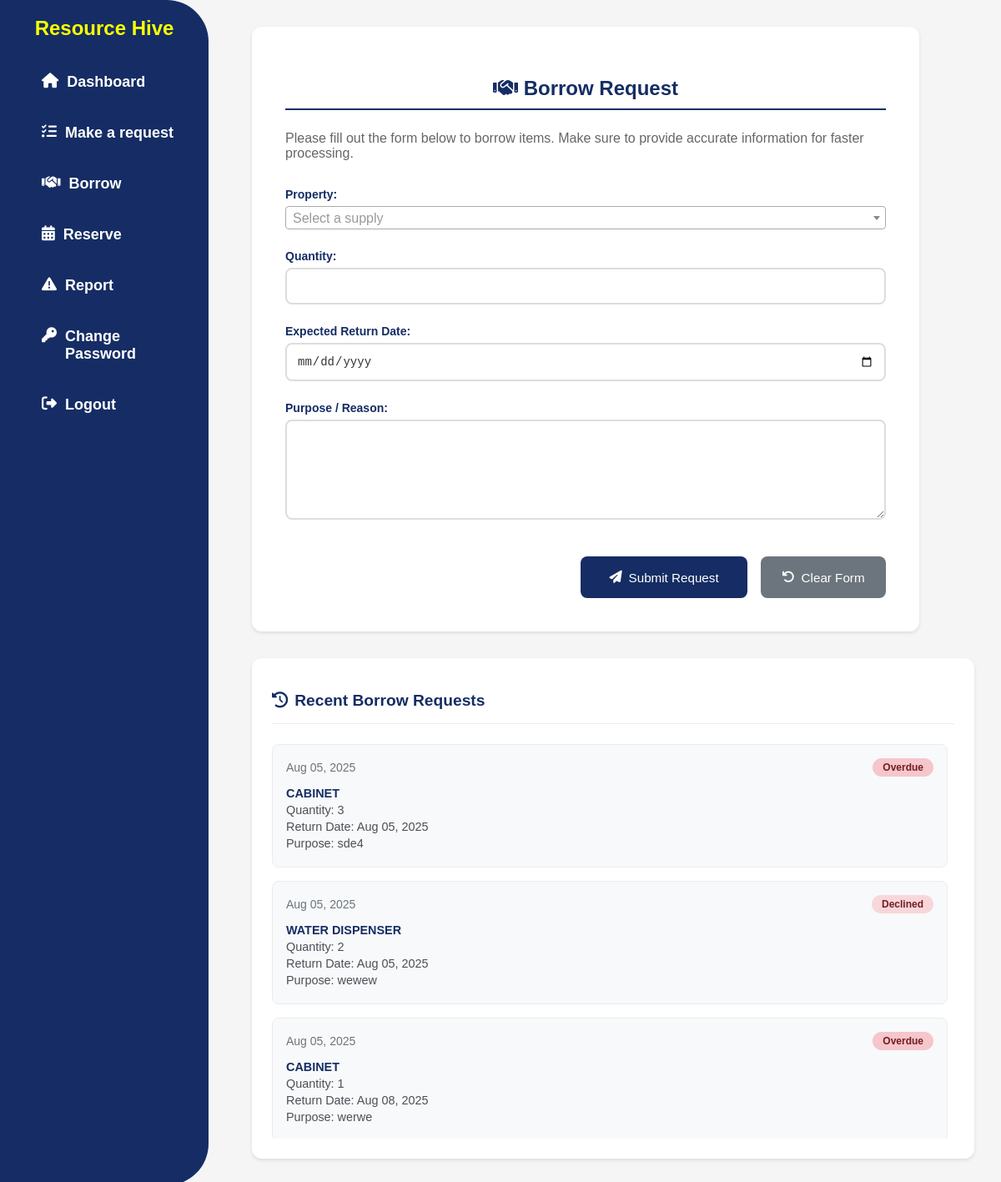
Screenshot of /userpanel/user_borrow/ (signed in) with the database file from the repository.
### app/models.py (models this page shows, shortened)
class BorrowRequest(models.Model):
    STATUS_CHOICES = [
        ('pending', 'Pending'),
        ('approved', 'Approved'),
        ('returned', 'Returned'),
        ('overdue', 'Overdue'),
        ('declined', 'Declined'),
    ]
    user = models.ForeignKey(User, on_delete=models.CASCADE)
    property = models.ForeignKey(Property, on_delete=models.CASCADE)
    quantity = models.PositiveIntegerField()
    status = models.CharField(max_length=20, choices=STATUS_CHOICES, default='pending')
    remarks = models.TextField(blank=True, null=True)
    borrow_date = models.DateTimeField(auto_now_add=True)
    return_date = models.DateField()
    actual_return_date = models.DateField(null=True, blank=True)
    purpose = models.TextField()

class Property(models.Model):
    CONDITION_CHOICES = [
        ('In good condition', 'In good condition'),
        ('Needing repair', 'Needing repair'),
        ('Unserviceable', 'Unserviceable'),
        ('Obsolete', 'Obsolete'),
        ('No longer needed', 'No longer needed'),
        ('Not used since purchased', 'Not used since purchased'),
    ]
    AVAILABILITY_CHOICES = [
        ('available', 'Available'),
        ('not_available', 'Not Available'),
    ]
    property_number = models.CharField(max_length=100, unique=True, null=True, blank=True)
    property_name = models.CharField(max_length=100)
    category = models.ForeignKey(PropertyCategory, on_delete=models.SET_NULL, null=True, blank=True)
    description = models.TextField(null=True, blank=True)
    barcode = models.CharField(max_length=150, unique=True, null=True, blank=True)
    unit_of_measure = models.CharField(max_length=50, null=True, blank=True)
    unit_value = models.DecimalField(
        max_digits=10, decimal_places=2,
        blank=True, null=True,
        validators=[MinValueValidator(0)]
    )
    overall_quantity = models.PositiveIntegerField(validators=[MinValueValidator(0)], default=0)
    quantity = models.PositiveIntegerField(validators=[MinValueValidator(0)], default=0)
    location = models.CharField(max_length=255, null=True, blank=True)
    condition = models.CharField(max_length=100, choices=CONDITION_CHOICES, default='In good condition')
    availability = models.CharField(max_length=20, choices=AVAILABILITY_CHOICES, default='available')
    is_archived = models.BooleanField(default=False)
    def __str__(self):
        if self.property_number:
            return f"{self.property_name} ({self.property_number})"
        return self.property_name

### userpanel/views.py (the view, shortened to what this page needs)
# urls.py: path('user_borrow/', UserBorrowView.as_view(), name='user_borrow'),
class UserBorrowView(PermissionRequiredMixin, TemplateView):
    template_name = 'userpanel/user_borrow.html'
    permission_required = 'app.view_user_module'
    def get(self, request):
        form = BorrowForm()
        recent_requests = BorrowRequest.objects.filter(user=request.user).order_by('-borrow_date')[:5]
        recent_requests_data = [{
            'id': req.id,
            'item': req.property.property_name,
            'quantity': req.quantity,
            'status': req.status,
            'date': req.borrow_date,
            'return_date': req.return_date,
            'purpose': req.purpose
        } for req in recent_requests]
        return render(request, self.template_name, {
            'form': form,
            'recent_requests': recent_requests_data
        })

### userpanel/forms.py (shortened to what this page needs)
class BorrowForm(forms.ModelForm):
    error_css_class = 'error'
    required_css_class = 'required'
    return_date = forms.DateField(
        widget=forms.DateInput(attrs={
            'type': 'date',
            'id': 'id_return_date',
            'min': date.today().isoformat()  # Set minimum date to today
        }),
        label="Expected Return Date",
        error_messages={
            'required': 'Return date is required.',
        }
    )
    purpose = forms.CharField(
        widget=forms.Textarea(attrs={'rows': 3}),
        label="Purpose / Reason"
    )
    def __init__(self, *args, **kwargs):
        super().__init__(*args, **kwargs)
        self.fields['property'].queryset = Property.objects.filter(availability='available')
        self.fields['property'].widget.attrs.update({'class': 'select2'})
        self.fields['return_date'].widget.attrs['min'] = date.today().isoformat()
    class Meta:
        model = BorrowRequest
        fields = ['property', 'quantity', 'return_date', 'purpose']
        widgets = {
            'quantity': forms.NumberInput(attrs={'min': 1}),
        }

### userpanel/templates/userpanel/user_borrow.html (shortened to what this page needs)
{% extends 'userpanel/user_base.html' %}
{% block content %}
<div class="request-page-layout">
    <main class="request-form-container">
        <h1><i class="fas fa-handshake"></i> Borrow Request</h1>
        <p class="form-description">Please fill out the form below to borrow items. Make sure to provide accurate information for faster processing.</p>
        <form method="post" action="{% url 'user_borrow' %}" class="request-form">
            {{ form.as_p }}
            <div class="form-actions">
                <button type="submit" class="btn-submit">
                    <i class="fas fa-paper-plane"></i> Submit Request
                </button>
                <button type="reset" class="btn-reset">
                    <i class="fas fa-undo"></i> Clear Form
                </button>
            </div>
        </form>
    </main>
    <aside class="recent-requests">
        <h2><i class="fas fa-history"></i> Recent Borrow Requests</h2>
        {% if recent_requests %}
            <div class="requests-list">
                {% for request in recent_requests %}
                <div class="request-card" data-request-id="{{ request.id }}">
                    <div class="request-header">
                        <span class="request-date">{{ request.date|date:"M d, Y" }}</span>
                        <span class="status-badge status-{{ request.status|lower }}">{{ request.status|title }}</span>
                    </div>
                    <div class="request-details">
                        <p class="supply-name">{{ request.item }}</p>
                        <p class="quantity">Quantity: {{ request.quantity }}</p>
                        <p class="return-date">Return Date: {{ request.return_date|date:"M d, Y" }}</p>
                        <p class="purpose">Purpose: {{ request.purpose|truncatechars:50 }}</p>
                    </div>
                </div>
                {% endfor %}
            </div>
        {% else %}
            <div class="no-requests">
                <i class="fas fa-inbox"></i>
                <p>No recent borrow requests found</p>
            </div>
        {% endif %}
    </aside>
</div>
{% endblock %}

### static/css/userStyle.css (style rules this page uses)
body { font-family: Arial, sans-serif; margin: 0; padding: 0; background-color: whitesmoke; }
h1 { text-align: center; margin-top: 20px; color: #fbff00; }
.request-form-container { background-color: white; margin: 2% auto; padding: 30px; border-radius: 12px; width: 60%; max-width: 800px; max-height: 85vh; overflow-y: auto; position: relative; margin-left: 350px; box-shadow: 0 4px 20px rgba(0, 0, 0, 0.08); }
.request-form-container h1 { font-size: 24px; color: #152d64; text-align: center; border-bottom: 2px solid #152d64; padding-bottom: 10px; margin-bottom: 25px; }
.request-form-container form { display: block; width: 100%; }
.request-form-container form p { display: flex; flex-direction: column; }
.request-form-container form p label { font-weight: bold; color: #152d64; margin-bottom: 6px; font-size: 14px; }
.request-form-container form p input, .request-form-container form p select, .request-form-container form p textarea { padding: 12px; border: 2px solid #ddd; border-radius: 8px; font-size: 14px; transition: border-color 0.3s ease; }
.btn-submit { background-color: #152d64; color: white; padding: 0.875rem 1.75rem; border: none; border-radius: 8px; cursor: pointer; font-size: 1rem; font-weight: 600; transition: all 0.2s ease; width: 100%; max-width: 200px; margin-top: 20px; }
.btn-reset { background-color: #878c99; color: white; border: none; padding: 8px 16px; border-radius: 4px; cursor: pointer; transition: background-color 0.3s; height: 50px; margin-top: 20px; }
.status-badge { padding: 6px 12px; border-radius: 12px; font-size: 0.85em; font-weight: 500; text-transform: capitalize; display: inline-block; }
.status-rejected, .status-declined { background-color: #f8d7da; color: #721c24; }
.status-overdue { background-color: #f5c6cb; color: #721c24; }
input[type="date"] { width: 100%; padding: 0.75rem; border: 1px solid #e0e4e8; border-radius: 8px; font-size: 0.95rem; color: #333; background-color: #fff; }

### rows the page displays
BorrowRequest: date "Aug 05, 2025", status "Overdue", return_date "Aug 05, 2025", purpose "sde4"
Property: item "CABINET" "CABINET"
BorrowRequest: date "Aug 05, 2025", status "Declined", return_date "Aug 05, 2025", purpose "wewew"
Property: item "WATER DISPENSER"
BorrowRequest: date "Aug 05, 2025", status "Overdue", return_date "Aug 08, 2025", purpose "werwe"

### other values shown
{{ request.quantity }} "3" "2" "1"
